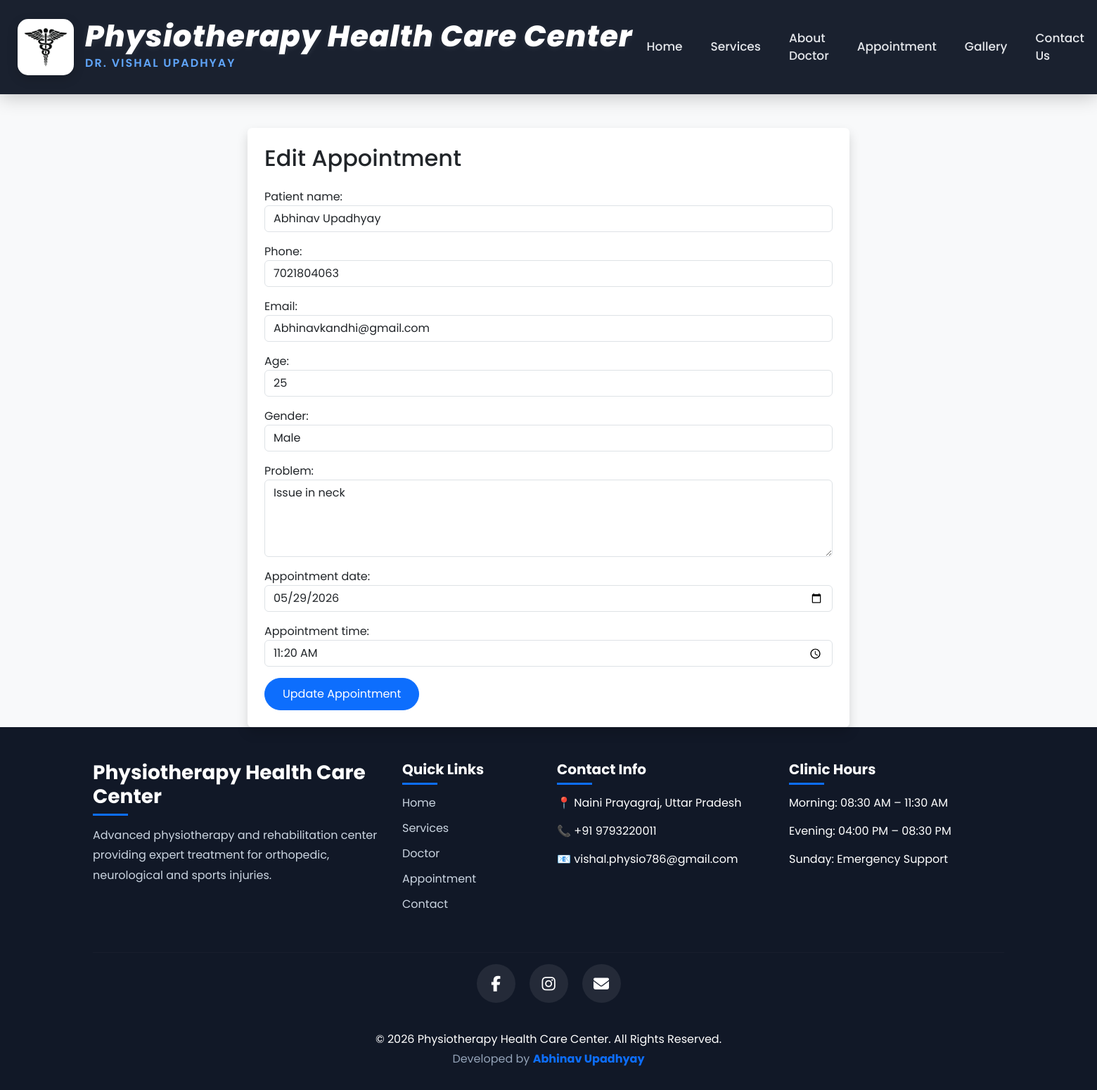
Page /appointments/edit/15/ on the committed database.
### appointments/models.py (models this page shows, shortened)
class Appointment(models.Model):
    patient_name = models.CharField(max_length=100)
    phone = models.CharField(max_length=15)
    email = models.EmailField()
    age = models.IntegerField()
    gender = models.CharField(max_length=10)
    problem = models.TextField()
    appointment_date = models.DateField()
    appointment_time = models.TimeField()
    status = models.CharField(
    max_length=20,
    default='Pending'
                   )
    created_at = models.DateTimeField(auto_now_add=True)
    reason = models.TextField(
    blank=True,
    null=True
)

### appointments/views.py (the view)
def edit_appointment(request, id):
    appointment = Appointment.objects.get(id=id)
    if request.method == 'POST':
        form = AppointmentForm(
            request.POST,
            instance=appointment
        )
        if form.is_valid():
            updated_appointment = form.save(
                commit=False
            )
            updated_appointment.status = 'Updated'
            updated_appointment.save()
            send_mail(
                'Appointment Updated',
                f'''
Hello {updated_appointment.patient_name},

Your appointment has been UPDATED by doctor.

Updated Appointment Details:

Date:
{updated_appointment.appointment_date}

Time:
{updated_appointment.appointment_time}

Please check updated schedule carefully.

Regards,
Physiotherapy Health Care Center
Dr. Vishal Upadhyay
''',
                None,
                [updated_appointment.email],
                fail_silently=False,
            )
            return redirect('/appointments/dashboard/')
    else:
        form = AppointmentForm(
            instance=appointment
        )
    return render(
        request,
        'edit_appointment.html',
        {
            'form': form
        }
    )

### templates/edit_appointment.html (shortened to what this page needs)
{% extends 'base.html' %}
{% block content %}
<div class="container mt-5">
    <div class="row justify-content-center">
        <div class="col-md-8">
            <div class="card shadow border-0 p-4">
                <h2 class="mb-4">
                    Edit Appointment
                </h2>
                <form method="POST">
                    {{ form.as_p }}
                    <button class="btn btn-primary">
                        Update Appointment
                    </button>
                </form>
            </div>
        </div>
    </div>
</div>
{% endblock %}

### static/css/style.css (style rules this page uses)
body { font-family: 'Poppins', sans-serif; background: #f8f9fa; }
.btn { border-radius: 30px; }
.btn { border-radius: 40px; padding: 10px 25px; }

### rows in the picture
Appointment: patient_name "Abhinav Upadhyay", phone "7021804063", email "Abhinavkandhi@gmail.com", age "25", gender "Male", problem "Issue in neck", appointment_date "05/29/2026", appointment_time "11:20:00"
